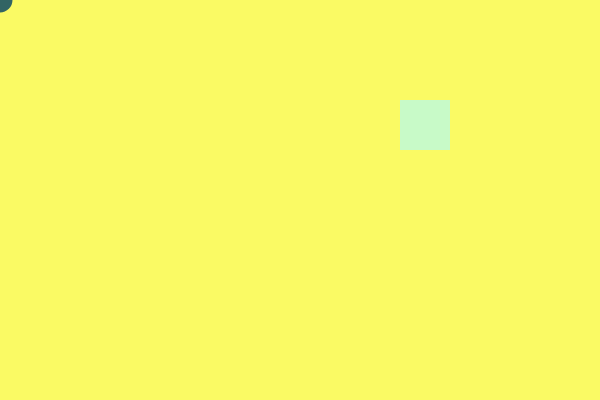
Frame 1 (no input)
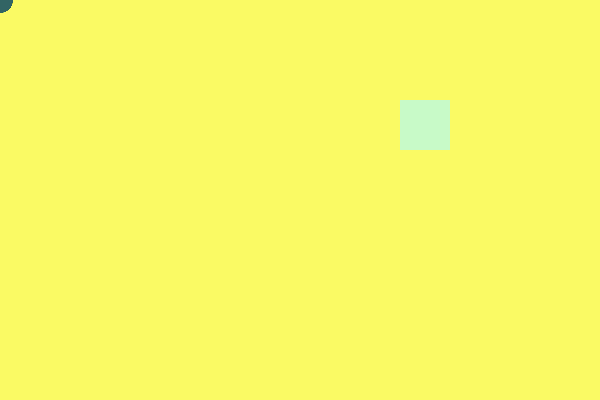
Frame 60 (no input)
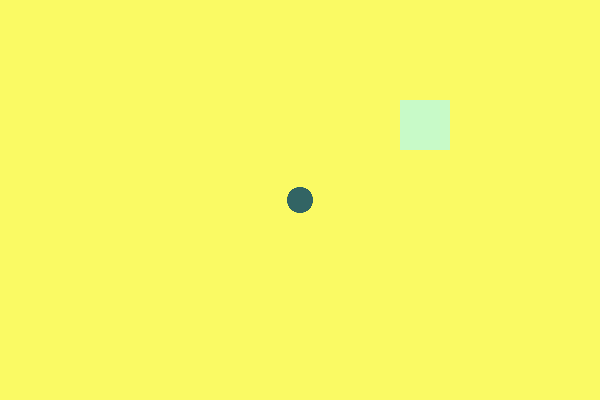
Frame 120 (the mouse pressed at the canvas centre since frame 60)

The p5.js sketch that drew these frames (run headless with seeded random() and noise() and a simulated clock; from frame 60 on, the mouse is pressed at the canvas centre):

// p5.js sketch
// ── sketch.js
function setup() {
  createCanvas(600,400);
  //background
  background(250, 250, 100);
}

function draw() {
  //ellipse
  noStroke();
  fill(50,100,100);
  ellipse(mouseX, mouseY, 25, 25);

  //rectangle
  fill(200,250,200);
  rect(400, 100, 50, 50);
}

function mousePressed() {
  background(250, 250, 100);
}
